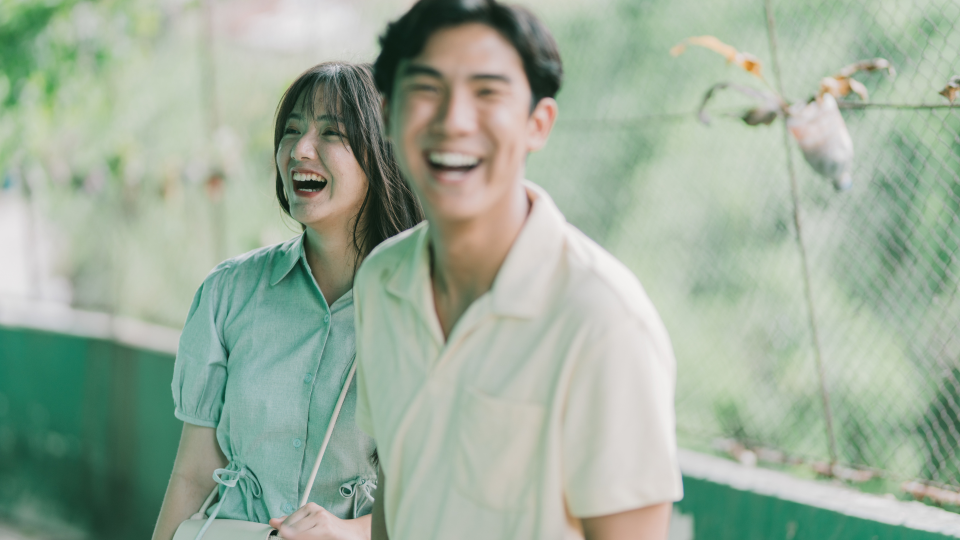
#> input picture assets/1.png, 1920 x 1080 px, found by its file name (shown at 1/2 size)
$ python process_kazuma.py
#> lines starting #> are read from the running program, lines starting #| are printed output that depends on the picture
from PIL import Image
import os
import sys

def process_image(input_path, output_path):
#> called with input_path = 'assets/1.png', output_path = 'assets/kazuma.jpg'
    try:
        if not os.path.exists(input_path):
            print(f"Error: {input_path} does not exist.")
            return False

        with Image.open(input_path) as img:
            # Convert to RGB if necessary
#> img is the input picture: PIL image 1920x1080 RGB; mean R, G, B 157, 173.5, 155.8
            if img.mode != 'RGB':
                img = img.convert('RGB')

            # Center crop to square
            width, height = img.size
#> width = 1920; height = 1080
            new_size = min(width, height)
#> new_size = 1080

            left = (width - new_size) / 2
#> left = 420
            top = (height - new_size) / 2
#> top = 0
            right = (width + new_size) / 2
#> right = 1500
            bottom = (height + new_size) / 2
#> bottom = 1080

            # Crop
            img_cropped = img.crop((left, top, right, bottom))
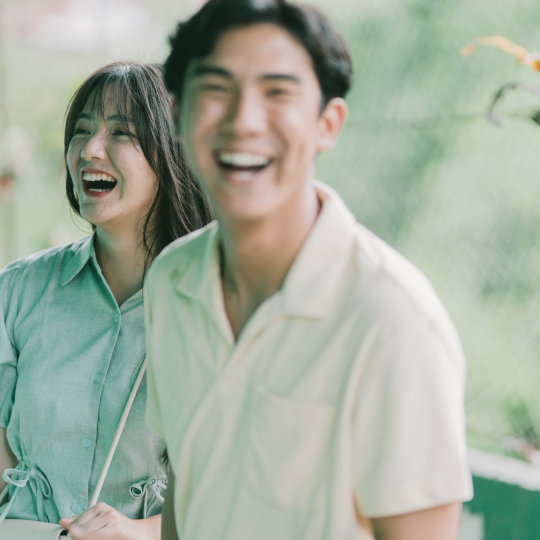
#> img_cropped: PIL image 1080x1080 RGB (shown at 1/2 size); mean R, G, B 162.5, 173.2, 158.1

            # Resize to reasonable size (400x400)
            img_resized = img_cropped.resize((400, 400), Image.Resampling.LANCZOS)
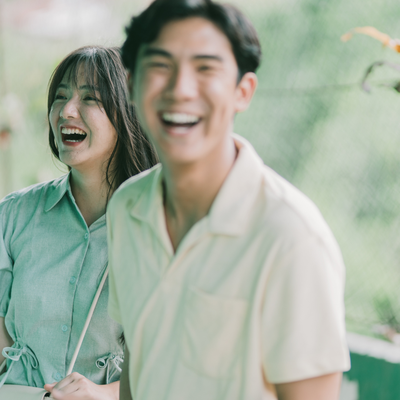
#> img_resized: PIL image 400x400 RGB; mean R, G, B 162.5, 173.2, 158.1

            img_resized.save(output_path, quality=85)
            print(f"Successfully processed {input_path} -> {output_path}")
            return True

    except Exception as e:
        print(f"Error processing image: {e}")
        return False

if __name__ == "__main__":
    # Prioritize 1.png as it's likely the first upload
    sources = ['assets/1.png', 'assets/2.png']
    processed = False

    for src in sources:
        if os.path.exists(src):
            print(f"Found source image: {src}")
            if process_image(src, 'assets/kazuma.jpg'):
                processed = True
                break

    if not processed:
        print("Could not find or process any source image.")
        sys.exit(1)
